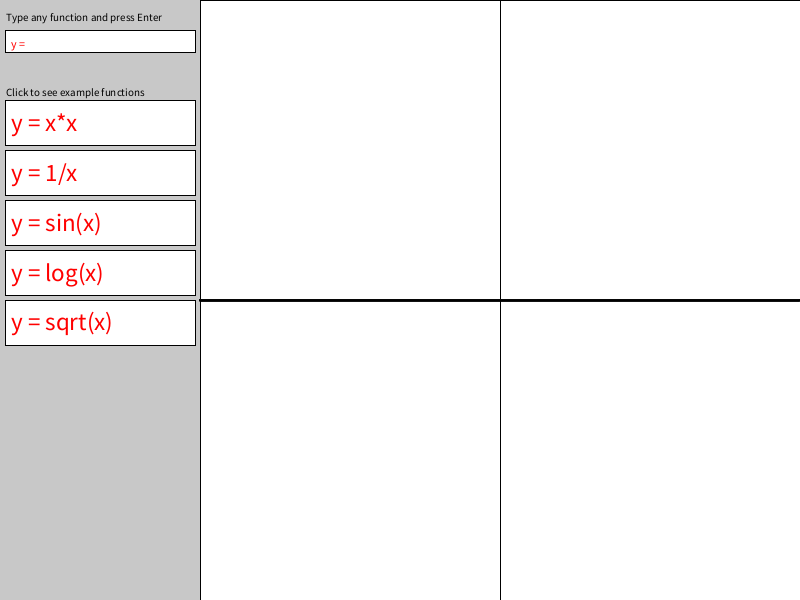
Frame 1 (no input)
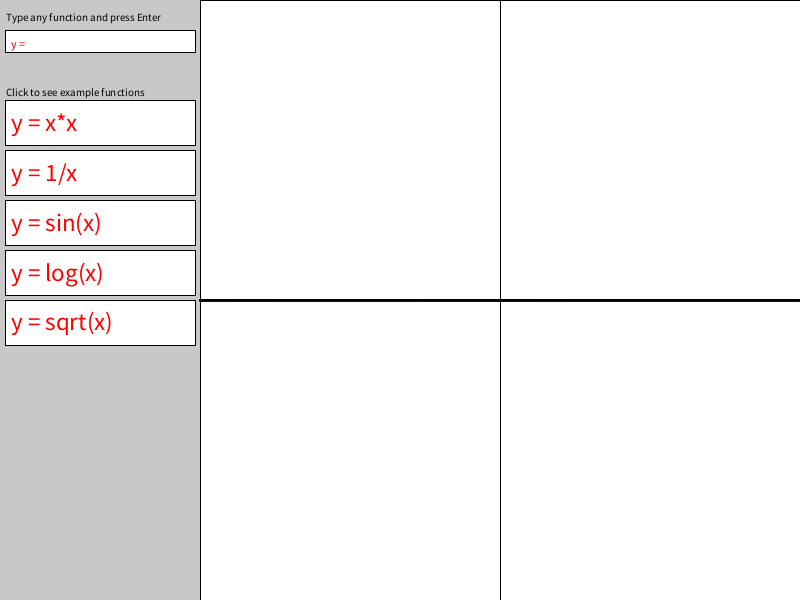
Frame 60 (the mouse pressed at the canvas centre just before this capture)
Frame 120 (the mouse held since frame 60 and released just before this capture): identical to frame 60, image omitted

The Processing sketch that drew these frames (run headless with seeded random() and noise(); from frame 60 on, the mouse is pressed at the canvas centre):

// Processing sketch: functions
// ── functions.pde
public float chartWidth = 10;   // changeable viewing width
public float chartHeight = 10;  // changeable viewing height
public float x, y;
public String function = "";

void setup(){
  size(800,600);
}

void draw(){
  background(200);  // set the background color
  translate(width/2+100, height/2);  // puts origin in the precise middle of canvas
  scale(1, -1);             // flip the axis-coordinate system vertically
  rect(-300,300,600,-600);  // 200 in  from the left, leaving room for buttons
  line(0,300,0,-300);       // y axis
  line(-300,0,300,0);       // x axis
  
  x = -1*chartWidth/2;      // Set the first x value to the far left,
  for(float xPixel = -300; xPixel < 300; xPixel+=0.05){ // 20 circles per pixel
    y = parseFunction(function);  // The function
    
    float yPixel = y*600/chartHeight;   // map the y value to the y pixel
    ellipse(xPixel, yPixel, 1, 1);      // draw a circle to represent f(x) at x
    x+=chartWidth/12000;                 // 600 * 100 circles per pixel
  }
  
  // Function Input Box and info
  drawWord("Type any function and press Enter",11, 0, 0, 0, -495, 280);
  rect(-495,270,190,-22);
  drawWord("y = " + function, 12, 255, 0, 0, -490, 253);
  
  
  drawWord("Click to see example functions",11, 0, 0, 0, -495, 205);
  rect(-495,200,190,-45);
  drawWord("y = x*x", 25, 255, 0, 0, -490, 170);
  rect(-495,150,190,-45);
  drawWord("y = 1/x", 25, 255, 0, 0, -490, 120);
  rect(-495,100,190,-45);
  drawWord("y = sin(x)", 25, 255, 0, 0, -490, 70);
  rect(-495,50,190,-45);
  drawWord("y = log(x)", 25, 255, 0, 0, -490, 20);
  rect(-495,0,190,-45);
  drawWord("y = sqrt(x)", 25, 255, 0, 0, -490, -30);
  
}

float parseFunction(String function){
  float parsedFunction;
  if(function.equals("sin(x)"))
    parsedFunction = sin(x);
  else parsedFunction = 0;
  return parsedFunction;
}

// draws a String, of size textsize, based on RGB, at position x,y based on the translated origin
void drawWord(String word, int textsize,
                int fillColorR, int fillColorG, int fillColorB, int x, int y){
  scale(1, -1);  // flips the scale so the word appears upright
  fill(fillColorR, fillColorG, fillColorB);  // changes fill() to the specific color
  textSize(textsize);  // changes the size of the text
  text(word, x, -y);   // draws the text at the certain position
  fill(255);     // returns fill() to normal (white)
  scale(1, -1);  // flips the scale back
}
